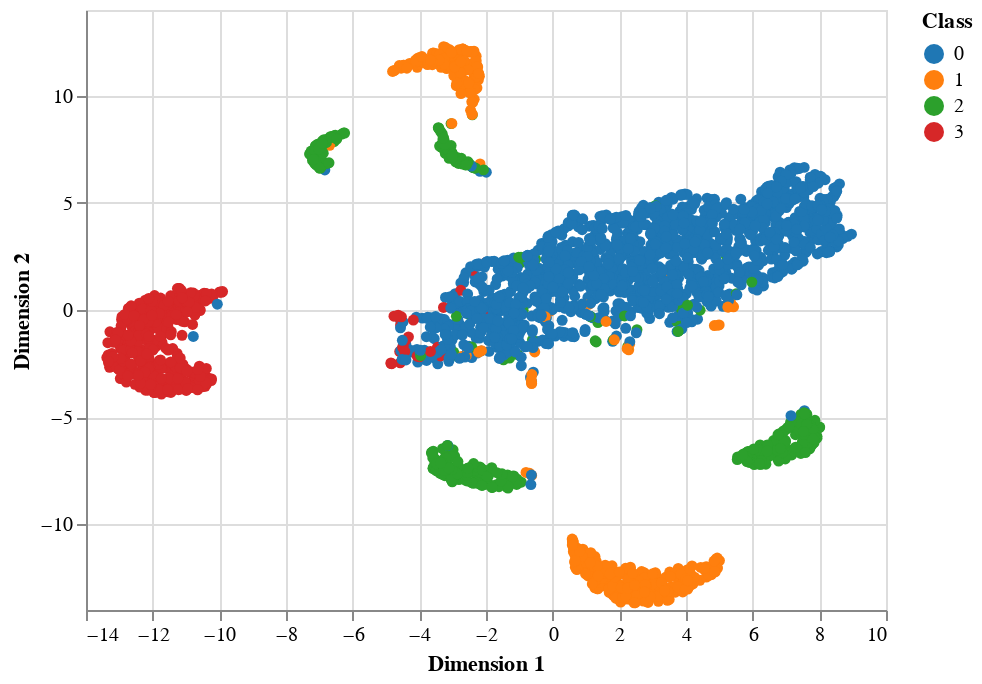

This figure's notebook cell:
### Code cell
figures.plot_dimensionality_reduction(X_reduced, knn.predict(X_validation))

### Figure 1 — Vega-Lite specification as saved in the notebook (floating-point values rounded to 4 significant figures; data arrays with more than 128 entries replaced by an {"elided": "..."} marker saying what was removed)
{"$schema": "https://vega.github.io/schema/vega-lite/v3.3.0.json", "config": {"mark": {"tooltip": null}, "view": {"height": 300, "width": 400}}, "data": {"name": "data-d59e30616783060604034ff3095effe7"}, "datasets": {"data-d59e30616783060604034ff3095effe7": {"elided": "3000 records"}}, "encoding": {"color": {"field": "class", "scale": {"scheme": "category10"}, "title": "Class", "type": "nominal"}, "x": {"field": "dim1", "title": "Dimension 1", "type": "quantitative"}, "y": {"field": "dim2", "title": "Dimension 2", "type": "quantitative"}}, "mark": {"opacity": 1, "type": "circle"}}
